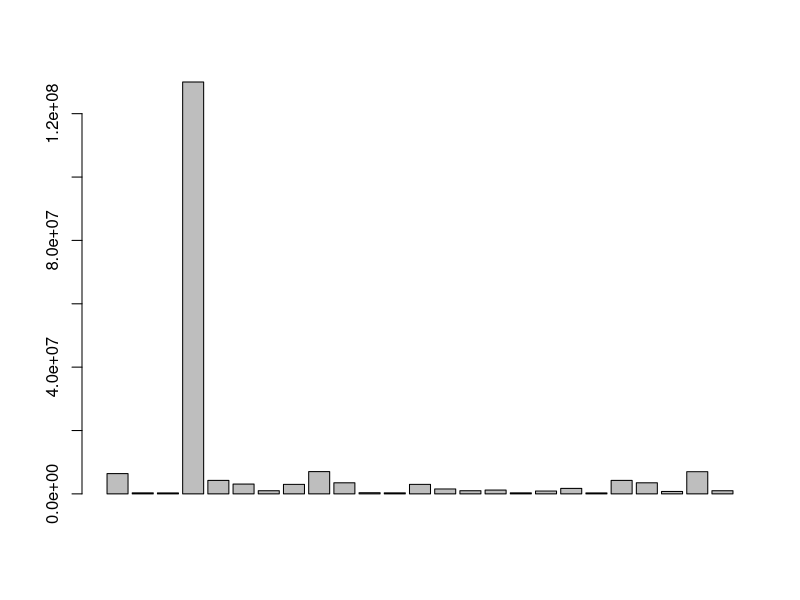

This chart was generated by the following R code:
## ---- chunk 1
baltimoreoriolesplayersalary <- c(6400000,325000,300000,130000000,4250000,3100000,1000000,3000000,7030000,3500000,375000,330000,3000000,1550000,1000000,1200000,325000,900000,1725000,300000,4250000,3500000,762500,7000000,1000000)
## ---- chunk 2
barplot(baltimoreoriolesplayersalary)
